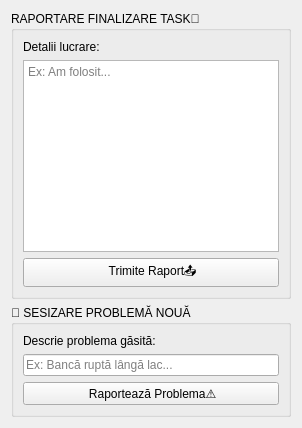
          <widget class="QWidget" name="tab_2">
           <attribute name="title">
            <string>Raportare &amp; Sesizări 📢</string>
           </attribute>
           <layout class="QVBoxLayout" name="verticalLayout_6">
            <item>
             <widget class="QGroupBox" name="groupRaport">
              <property name="title">
               <string>RAPORTARE FINALIZARE TASK📝</string>
              </property>
              <layout class="QVBoxLayout" name="verticalLayout_8">
               <item>
                <widget class="QLabel" name="label_6">
                 <property name="text">
                  <string>Detalii lucrare:</string>
                 </property>
                </widget>
               </item>
               <item>
                <widget class="QTextEdit" name="textDetaliiRaport">
                 <property name="placeholderText">
                  <string>Ex: Am folosit...</string>
                 </property>
                </widget>
               </item>
               <item>
                <widget class="QPushButton" name="btnSendReport">
                 <property name="text">
                  <string> Trimite Raport📤</string>
                 </property>
                </widget>
               </item>
              </layout>
             </widget>
            </item>
            <item>
             <widget class="QGroupBox" name="groupSesizareTeren">
              <property name="title">
               <string>📢 SESIZARE PROBLEMĂ NOUĂ</string>
              </property>
              <layout class="QVBoxLayout" name="verticalLayout_7">
               <item>
                <widget class="QLabel" name="label_7">
                 <property name="text">
                  <string>Descrie problema găsită:</string>
                 </property>
                </widget>
               </item>
               <item>
                <widget class="QLineEdit" name="inputSesizareTeren">
                 <property name="placeholderText">
                  <string>Ex: Bancă ruptă lângă lac...</string>
                 </property>
                </widget>
               </item>
               <item>
                <widget class="QPushButton" name="btnSendSesizareTeren">
                 <property name="text">
                  <string> Raportează Problema⚠️</string>
                 </property>
                </widget>
               </item>
              </layout>
             </widget>
            </item>
           </layout>
          </widget>
